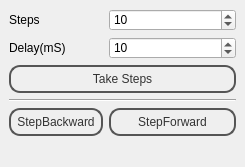
<?xml version="1.0" encoding="UTF-8"?>
<ui version="4.0">
 <class>MainWindow</class>
 <widget class="QMainWindow" name="MainWindow">
  <property name="geometry">
   <rect>
    <x>0</x>
    <y>0</y>
    <width>245</width>
    <height>167</height>
   </rect>
  </property>
  <property name="windowTitle">
   <string>MainWindow</string>
  </property>
  <property name="styleSheet">
   <string notr="true">QPushButton {
color: #333;
border: 2px solid #555;
border-radius: 11px;
padding: 5px;
background: qradialgradient(cx: 0.3, cy: -0.4,
fx: 0.3, fy: -0.4,
radius: 1.35, stop: 0 #fff, stop: 1 #888);
min-width: 80px;
}

QPushButton:pressed {
background: qradialgradient(cx: 0.4, cy: -0.1,
fx: 0.4, fy: -0.1,
radius: 1.35, stop: 0 #fff, stop: 1 #ddd);
}

#centralwidget{
background: qlineargradient(x1: 0, y1: 0, x2: 0, y2: 1,
stop: 0 #abe, stop: 0.7 #aba);
}</string>
  </property>
  <widget class="QWidget" name="centralwidget">
   <layout class="QFormLayout" name="formLayout">
    <item row="0" column="0">
     <widget class="QLabel" name="label">
      <property name="text">
       <string>Steps</string>
      </property>
     </widget>
    </item>
    <item row="0" column="1">
     <widget class="QSpinBox" name="steps">
      <property name="minimum">
       <number>-10000</number>
      </property>
      <property name="maximum">
       <number>10000</number>
      </property>
      <property name="value">
       <number>10</number>
      </property>
     </widget>
    </item>
    <item row="1" column="0">
     <widget class="QLabel" name="label_2">
      <property name="text">
       <string>Delay(mS)</string>
      </property>
     </widget>
    </item>
    <item row="1" column="1">
     <widget class="QSpinBox" name="delay">
      <property name="minimum">
       <number>1</number>
      </property>
      <property name="maximum">
       <number>1000</number>
      </property>
      <property name="value">
       <number>10</number>
      </property>
     </widget>
    </item>
    <item row="4" column="0">
     <widget class="QPushButton" name="pushButton_2">
      <property name="text">
       <string>StepBackward</string>
      </property>
      <property name="shortcut">
       <string>Left</string>
      </property>
      <property name="autoRepeat">
       <bool>true</bool>
      </property>
     </widget>
    </item>
    <item row="2" column="0" colspan="2">
     <widget class="QPushButton" name="pushButton">
      <property name="text">
       <string>Take Steps</string>
      </property>
      <property name="autoRepeat">
       <bool>false</bool>
      </property>
     </widget>
    </item>
    <item row="4" column="1">
     <widget class="QPushButton" name="pushButton_3">
      <property name="text">
       <string>StepForward</string>
      </property>
      <property name="shortcut">
       <string>Right</string>
      </property>
      <property name="autoRepeat">
       <bool>true</bool>
      </property>
     </widget>
    </item>
    <item row="3" column="0" colspan="2">
     <widget class="Line" name="line">
      <property name="orientation">
       <enum>Qt::Horizontal</enum>
      </property>
     </widget>
    </item>
   </layout>
  </widget>
 </widget>
 <resources/>
 <connections>
  <connection>
   <sender>pushButton</sender>
   <signal>clicked()</signal>
   <receiver>MainWindow</receiver>
   <slot>takeSteps()</slot>
   <hints>
    <hint type="sourcelabel">
     <x>200</x>
     <y>90</y>
    </hint>
    <hint type="destinationlabel">
     <x>242</x>
     <y>95</y>
    </hint>
   </hints>
  </connection>
  <connection>
   <sender>pushButton_2</sender>
   <signal>clicked()</signal>
   <receiver>MainWindow</receiver>
   <slot>stepBackward()</slot>
   <hints>
    <hint type="sourcelabel">
     <x>54</x>
     <y>141</y>
    </hint>
    <hint type="destinationlabel">
     <x>37</x>
     <y>157</y>
    </hint>
   </hints>
  </connection>
  <connection>
   <sender>pushButton_3</sender>
   <signal>clicked()</signal>
   <receiver>MainWindow</receiver>
   <slot>stepForward()</slot>
   <hints>
    <hint type="sourcelabel">
     <x>216</x>
     <y>143</y>
    </hint>
    <hint type="destinationlabel">
     <x>228</x>
     <y>162</y>
    </hint>
   </hints>
  </connection>
 </connections>
 <slots>
  <slot>takeSteps()</slot>
  <slot>stepForward()</slot>
  <slot>stepBackward()</slot>
 </slots>
</ui>
